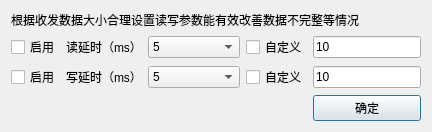
<?xml version="1.0" encoding="UTF-8"?>
<ui version="4.0">
 <class>SAKReadWriteSetting</class>
 <widget class="QDialog" name="SAKReadWriteSetting">
  <property name="geometry">
   <rect>
    <x>0</x>
    <y>0</y>
    <width>432</width>
    <height>126</height>
   </rect>
  </property>
  <property name="windowTitle">
   <string>收发参数设置</string>
  </property>
  <layout class="QGridLayout" name="gridLayout">
   <item row="2" column="0">
    <widget class="QCheckBox" name="checkBoxRead">
     <property name="text">
      <string>启用</string>
     </property>
    </widget>
   </item>
   <item row="0" column="0" colspan="5">
    <widget class="QLabel" name="label_3">
     <property name="text">
      <string>根据收发数据大小合理设置读写参数能有效改善数据不完整等情况</string>
     </property>
    </widget>
   </item>
   <item row="2" column="4">
    <widget class="QLineEdit" name="lineEditRead">
     <property name="sizePolicy">
      <sizepolicy hsizetype="Expanding" vsizetype="Fixed">
       <horstretch>0</horstretch>
       <verstretch>0</verstretch>
      </sizepolicy>
     </property>
     <property name="text">
      <string>10</string>
     </property>
     <property name="maxLength">
      <number>2</number>
     </property>
     <property name="placeholderText">
      <string>单位：毫秒</string>
     </property>
    </widget>
   </item>
   <item row="3" column="0">
    <widget class="QCheckBox" name="checkBoxWrite">
     <property name="text">
      <string>启用</string>
     </property>
    </widget>
   </item>
   <item row="3" column="3">
    <widget class="QCheckBox" name="checkBoxCustomWrite">
     <property name="text">
      <string>自定义</string>
     </property>
    </widget>
   </item>
   <item row="2" column="1">
    <widget class="QLabel" name="label">
     <property name="text">
      <string>读延时（ms）</string>
     </property>
    </widget>
   </item>
   <item row="2" column="2">
    <widget class="QComboBox" name="comboBoxRead">
     <property name="sizePolicy">
      <sizepolicy hsizetype="Expanding" vsizetype="Fixed">
       <horstretch>0</horstretch>
       <verstretch>0</verstretch>
      </sizepolicy>
     </property>
     <item>
      <property name="text">
       <string>5</string>
      </property>
     </item>
     <item>
      <property name="text">
       <string>10</string>
      </property>
     </item>
     <item>
      <property name="text">
       <string>20</string>
      </property>
     </item>
     <item>
      <property name="text">
       <string>30</string>
      </property>
     </item>
     <item>
      <property name="text">
       <string>40</string>
      </property>
     </item>
     <item>
      <property name="text">
       <string>50</string>
      </property>
     </item>
     <item>
      <property name="text">
       <string>60</string>
      </property>
     </item>
     <item>
      <property name="text">
       <string>70</string>
      </property>
     </item>
     <item>
      <property name="text">
       <string>80</string>
      </property>
     </item>
     <item>
      <property name="text">
       <string>90</string>
      </property>
     </item>
     <item>
      <property name="text">
       <string>100</string>
      </property>
     </item>
    </widget>
   </item>
   <item row="4" column="4">
    <widget class="QPushButton" name="pushButton">
     <property name="text">
      <string>确定</string>
     </property>
    </widget>
   </item>
   <item row="3" column="4">
    <widget class="QLineEdit" name="lineEditWrite">
     <property name="text">
      <string>10</string>
     </property>
     <property name="maxLength">
      <number>2</number>
     </property>
     <property name="placeholderText">
      <string>单位：毫秒</string>
     </property>
    </widget>
   </item>
   <item row="3" column="1">
    <widget class="QLabel" name="label_2">
     <property name="text">
      <string>写延时（ms）</string>
     </property>
    </widget>
   </item>
   <item row="2" column="3">
    <widget class="QCheckBox" name="checkBoxCustomRead">
     <property name="text">
      <string>自定义</string>
     </property>
    </widget>
   </item>
   <item row="3" column="2">
    <widget class="QComboBox" name="comboBoxWrite">
     <property name="sizePolicy">
      <sizepolicy hsizetype="Expanding" vsizetype="Fixed">
       <horstretch>0</horstretch>
       <verstretch>0</verstretch>
      </sizepolicy>
     </property>
     <item>
      <property name="text">
       <string>5</string>
      </property>
     </item>
     <item>
      <property name="text">
       <string>10</string>
      </property>
     </item>
     <item>
      <property name="text">
       <string>20</string>
      </property>
     </item>
     <item>
      <property name="text">
       <string>30</string>
      </property>
     </item>
     <item>
      <property name="text">
       <string>40</string>
      </property>
     </item>
     <item>
      <property name="text">
       <string>50</string>
      </property>
     </item>
     <item>
      <property name="text">
       <string>60</string>
      </property>
     </item>
     <item>
      <property name="text">
       <string>70</string>
      </property>
     </item>
     <item>
      <property name="text">
       <string>80</string>
      </property>
     </item>
     <item>
      <property name="text">
       <string>90</string>
      </property>
     </item>
     <item>
      <property name="text">
       <string>100</string>
      </property>
     </item>
    </widget>
   </item>
   <item row="1" column="2">
    <spacer name="verticalSpacer">
     <property name="orientation">
      <enum>Qt::Vertical</enum>
     </property>
     <property name="sizeHint" stdset="0">
      <size>
       <width>20</width>
       <height>40</height>
      </size>
     </property>
    </spacer>
   </item>
  </layout>
 </widget>
 <resources/>
 <connections>
  <connection>
   <sender>pushButton</sender>
   <signal>clicked()</signal>
   <receiver>SAKReadWriteSetting</receiver>
   <slot>close()</slot>
   <hints>
    <hint type="sourcelabel">
     <x>300</x>
     <y>91</y>
    </hint>
    <hint type="destinationlabel">
     <x>239</x>
     <y>91</y>
    </hint>
   </hints>
  </connection>
 </connections>
</ui>
